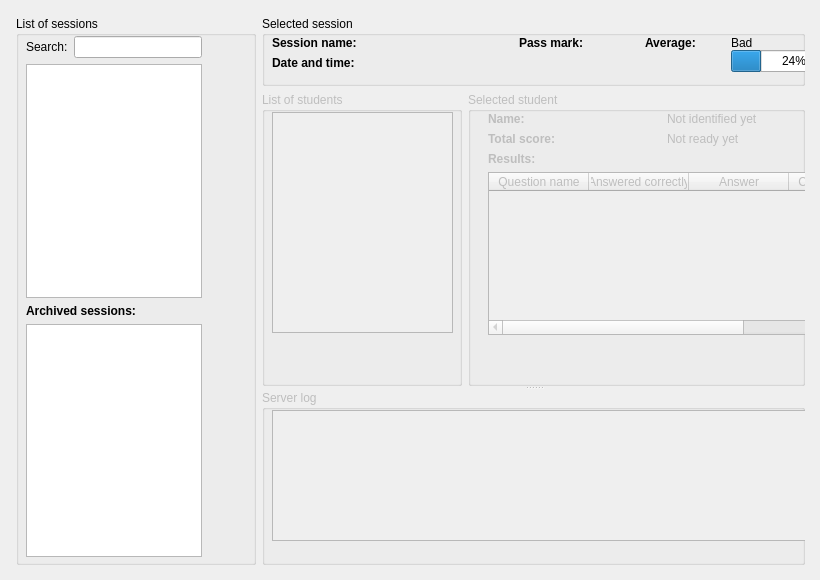
    <widget class="QWidget" name="savedSessionsPage" >
     <widget class="QWidget" name="savedSessionsGridLayout" >
      <property name="geometry" >
       <rect>
        <x>10</x>
        <y>10</y>
        <width>801</width>
        <height>561</height>
       </rect>
      </property>
      <layout class="QGridLayout" >
       <property name="leftMargin" >
        <number>6</number>
       </property>
       <property name="topMargin" >
        <number>6</number>
       </property>
       <property name="rightMargin" >
        <number>6</number>
       </property>
       <property name="bottomMargin" >
        <number>6</number>
       </property>
       <property name="horizontalSpacing" >
        <number>6</number>
       </property>
       <property name="verticalSpacing" >
        <number>6</number>
       </property>
       <item row="0" column="1" >
        <layout class="QVBoxLayout" >
         <property name="spacing" >
          <number>6</number>
         </property>
         <property name="leftMargin" >
          <number>0</number>
         </property>
         <property name="topMargin" >
          <number>0</number>
         </property>
         <property name="rightMargin" >
          <number>0</number>
         </property>
         <property name="bottomMargin" >
          <number>0</number>
         </property>
         <item>
          <widget class="QGroupBox" name="VSSCSGroupBox" >
           <property name="minimumSize" >
            <size>
             <width>0</width>
             <height>70</height>
            </size>
           </property>
           <property name="maximumSize" >
            <size>
             <width>16777215</width>
             <height>70</height>
            </size>
           </property>
           <property name="title" >
            <string>Selected session</string>
           </property>
           <widget class="QWidget" name="VSSCSGridLayout" >
            <property name="geometry" >
             <rect>
              <x>0</x>
              <y>10</y>
              <width>605</width>
              <height>70</height>
             </rect>
            </property>
            <layout class="QGridLayout" >
             <property name="leftMargin" >
              <number>10</number>
             </property>
             <property name="topMargin" >
              <number>10</number>
             </property>
             <property name="rightMargin" >
              <number>10</number>
             </property>
             <property name="bottomMargin" >
              <number>10</number>
             </property>
             <property name="horizontalSpacing" >
              <number>6</number>
             </property>
             <property name="verticalSpacing" >
              <number>6</number>
             </property>
             <item row="0" column="0" >
              <layout class="QVBoxLayout" >
               <property name="spacing" >
                <number>6</number>
               </property>
               <property name="leftMargin" >
                <number>0</number>
               </property>
               <property name="topMargin" >
                <number>0</number>
               </property>
               <property name="rightMargin" >
                <number>0</number>
               </property>
               <property name="bottomMargin" >
                <number>0</number>
               </property>
               <item>
                <layout class="QHBoxLayout" >
                 <property name="spacing" >
                  <number>6</number>
                 </property>
                 <property name="leftMargin" >
                  <number>0</number>
                 </property>
                 <property name="topMargin" >
                  <number>0</number>
                 </property>
                 <property name="rightMargin" >
                  <number>0</number>
                 </property>
                 <property name="bottomMargin" >
                  <number>0</number>
                 </property>
                 <item>
                  <widget class="QLabel" name="label_current_session_name" >
                   <property name="text" >
                    <string>&lt;b>Session name:&lt;/b></string>
                   </property>
                  </widget>
                 </item>
                 <item>
                  <widget class="QLabel" name="VSSNameLabel" >
                   <property name="minimumSize" >
                    <size>
                     <width>150</width>
                     <height>0</height>
                    </size>
                   </property>
                   <property name="statusTip" >
                    <string>Name of the selected session</string>
                   </property>
                  </widget>
                 </item>
                </layout>
               </item>
               <item>
                <layout class="QHBoxLayout" >
                 <property name="spacing" >
                  <number>6</number>
                 </property>
                 <property name="leftMargin" >
                  <number>0</number>
                 </property>
                 <property name="topMargin" >
                  <number>0</number>
                 </property>
                 <property name="rightMargin" >
                  <number>0</number>
                 </property>
                 <property name="bottomMargin" >
                  <number>0</number>
                 </property>
                 <item>
                  <widget class="QLabel" name="label_current_session_datetime" >
                   <property name="text" >
                    <string>&lt;b>Date and time:&lt;/b></string>
                   </property>
                  </widget>
                 </item>
                 <item>
                  <widget class="QLabel" name="VSSDateTimeLabel" >
                   <property name="minimumSize" >
                    <size>
                     <width>150</width>
                     <height>0</height>
                    </size>
                   </property>
                   <property name="statusTip" >
                    <string>Date and time of the selected session</string>
                   </property>
                  </widget>
                 </item>
                </layout>
               </item>
               <item>
                <spacer>
                 <property name="orientation" >
                  <enum>Qt::Vertical</enum>
                 </property>
                 <property name="sizeHint" >
                  <size>
                   <width>20</width>
                   <height>40</height>
                  </size>
                 </property>
                </spacer>
               </item>
              </layout>
             </item>
             <item row="0" column="3" >
              <layout class="QVBoxLayout" >
               <property name="spacing" >
                <number>6</number>
               </property>
               <property name="leftMargin" >
                <number>0</number>
               </property>
               <property name="topMargin" >
                <number>0</number>
               </property>
               <property name="rightMargin" >
                <number>0</number>
               </property>
               <property name="bottomMargin" >
                <number>0</number>
               </property>
               <item>
                <layout class="QVBoxLayout" >
                 <property name="spacing" >
                  <number>0</number>
                 </property>
                 <property name="leftMargin" >
                  <number>0</number>
                 </property>
                 <property name="topMargin" >
                  <number>0</number>
                 </property>
                 <property name="rightMargin" >
                  <number>0</number>
                 </property>
                 <property name="bottomMargin" >
                  <number>0</number>
                 </property>
                 <item>
                  <layout class="QHBoxLayout" >
                   <property name="spacing" >
                    <number>6</number>
                   </property>
                   <property name="leftMargin" >
                    <number>0</number>
                   </property>
                   <property name="topMargin" >
                    <number>0</number>
                   </property>
                   <property name="rightMargin" >
                    <number>0</number>
                   </property>
                   <property name="bottomMargin" >
                    <number>0</number>
                   </property>
                   <item>
                    <widget class="QLabel" name="label_overall_score_bad" >
                     <property name="text" >
                      <string>Bad</string>
                     </property>
                    </widget>
                   </item>
                   <item>
                    <spacer>
                     <property name="orientation" >
                      <enum>Qt::Horizontal</enum>
                     </property>
                     <property name="sizeHint" >
                      <size>
                       <width>40</width>
                       <height>10</height>
                      </size>
                     </property>
                    </spacer>
                   </item>
                   <item>
                    <widget class="QLabel" name="label_overall_score_good" >
                     <property name="text" >
                      <string>Good</string>
                     </property>
                    </widget>
                   </item>
                  </layout>
                 </item>
                 <item>
                  <widget class="QProgressBar" name="VSSOverallResultsProgressBar" >
                   <property name="statusTip" >
                    <string>Average result of the selected session</string>
                   </property>
                   <property name="value" >
                    <number>24</number>
                   </property>
                   <property name="alignment" >
                    <set>Qt::AlignHCenter</set>
                   </property>
                   <property name="orientation" >
                    <enum>Qt::Horizontal</enum>
                   </property>
                  </widget>
                 </item>
                 <item>
                  <spacer>
                   <property name="orientation" >
                    <enum>Qt::Vertical</enum>
                   </property>
                   <property name="sizeHint" >
                    <size>
                     <width>20</width>
                     <height>40</height>
                    </size>
                   </property>
                  </spacer>
                 </item>
                </layout>
               </item>
              </layout>
             </item>
             <item row="0" column="1" >
              <layout class="QVBoxLayout" >
               <property name="spacing" >
                <number>6</number>
               </property>
               <property name="leftMargin" >
                <number>0</number>
               </property>
               <property name="topMargin" >
                <number>0</number>
               </property>
               <property name="rightMargin" >
                <number>0</number>
               </property>
               <property name="bottomMargin" >
                <number>0</number>
               </property>
               <item>
                <layout class="QHBoxLayout" >
                 <property name="spacing" >
                  <number>6</number>
                 </property>
                 <property name="leftMargin" >
                  <number>0</number>
                 </property>
                 <property name="topMargin" >
                  <number>0</number>
                 </property>
                 <property name="rightMargin" >
                  <number>0</number>
                 </property>
                 <property name="bottomMargin" >
                  <number>0</number>
                 </property>
                 <item>
                  <widget class="QLabel" name="label_current_session_passmark" >
                   <property name="text" >
                    <string>&lt;b>Pass mark:&lt;/b></string>
                   </property>
                  </widget>
                 </item>
                 <item>
                  <widget class="QLabel" name="VSSPassMarkLabel" >
                   <property name="minimumSize" >
                    <size>
                     <width>50</width>
                     <height>0</height>
                    </size>
                   </property>
                   <property name="statusTip" >
                    <string>The minimum number of correct answers to pass this exam</string>
                   </property>
                  </widget>
                 </item>
                </layout>
               </item>
               <item>
                <spacer>
                 <property name="orientation" >
                  <enum>Qt::Vertical</enum>
                 </property>
                 <property name="sizeHint" >
                  <size>
                   <width>20</width>
                   <height>40</height>
                  </size>
                 </property>
                </spacer>
               </item>
              </layout>
             </item>
             <item row="0" column="2" >
              <layout class="QVBoxLayout" >
               <property name="spacing" >
                <number>6</number>
               </property>
               <property name="leftMargin" >
                <number>0</number>
               </property>
               <property name="topMargin" >
                <number>0</number>
               </property>
               <property name="rightMargin" >
                <number>0</number>
               </property>
               <property name="bottomMargin" >
                <number>0</number>
               </property>
               <item>
                <widget class="QLabel" name="label_overall_results" >
                 <property name="minimumSize" >
                  <size>
                   <width>80</width>
                   <height>0</height>
                  </size>
                 </property>
                 <property name="maximumSize" >
                  <size>
                   <width>120</width>
                   <height>16777215</height>
                  </size>
                 </property>
                 <property name="text" >
                  <string>&lt;b>Average:&lt;/b></string>
                 </property>
                </widget>
               </item>
               <item>
                <spacer>
                 <property name="orientation" >
                  <enum>Qt::Vertical</enum>
                 </property>
                 <property name="sizeHint" >
                  <size>
                   <width>20</width>
                   <height>40</height>
                  </size>
                 </property>
                </spacer>
               </item>
              </layout>
             </item>
            </layout>
           </widget>
          </widget>
         </item>
         <item>
          <widget class="QSplitter" name="VSSSplitter" >
           <property name="orientation" >
            <enum>Qt::Vertical</enum>
           </property>
           <property name="opaqueResize" >
            <bool>false</bool>
           </property>
           <widget class="QWidget" name="layoutWidget" >
            <layout class="QHBoxLayout" >
             <property name="spacing" >
              <number>6</number>
             </property>
             <property name="leftMargin" >
              <number>0</number>
             </property>
             <property name="topMargin" >
              <number>0</number>
             </property>
             <property name="rightMargin" >
              <number>0</number>
             </property>
             <property name="bottomMargin" >
              <number>0</number>
             </property>
             <item>
              <widget class="QGroupBox" name="VSSClientsGroupBox" >
               <property name="enabled" >
                <bool>false</bool>
               </property>
               <property name="maximumSize" >
                <size>
                 <width>200</width>
                 <height>16777215</height>
                </size>
               </property>
               <property name="title" >
                <string>List of students</string>
               </property>
               <widget class="QWidget" name="VSSClientsGridLayout" >
                <property name="geometry" >
                 <rect>
                  <x>0</x>
                  <y>10</y>
                  <width>201</width>
                  <height>241</height>
                 </rect>
                </property>
                <layout class="QGridLayout" >
                 <property name="leftMargin" >
                  <number>10</number>
                 </property>
                 <property name="topMargin" >
                  <number>10</number>
                 </property>
                 <property name="rightMargin" >
                  <number>10</number>
                 </property>
                 <property name="bottomMargin" >
                  <number>10</number>
                 </property>
                 <property name="horizontalSpacing" >
                  <number>6</number>
                 </property>
                 <property name="verticalSpacing" >
                  <number>6</number>
                 </property>
                 <item row="0" column="0" >
                  <widget class="QListWidget" name="VSSLCListWidget" >
                   <property name="statusTip" >
                    <string>Select a student to get more information</string>
                   </property>
                  </widget>
                 </item>
                </layout>
               </widget>
              </widget>
             </item>
             <item>
              <widget class="QGroupBox" name="VSSSelectedClientGroupBox" >
               <property name="enabled" >
                <bool>false</bool>
               </property>
               <property name="title" >
                <string>Selected student</string>
               </property>
               <widget class="QWidget" name="VSSSelectedClientGridLayout" >
                <property name="geometry" >
                 <rect>
                  <x>10</x>
                  <y>10</y>
                  <width>371</width>
                  <height>243</height>
                 </rect>
                </property>
                <layout class="QGridLayout" >
                 <property name="leftMargin" >
                  <number>10</number>
                 </property>
                 <property name="topMargin" >
                  <number>10</number>
                 </property>
                 <property name="rightMargin" >
                  <number>10</number>
                 </property>
                 <property name="bottomMargin" >
                  <number>10</number>
                 </property>
                 <property name="horizontalSpacing" >
                  <number>6</number>
                 </property>
                 <property name="verticalSpacing" >
                  <number>6</number>
                 </property>
                 <item row="4" column="0" >
                  <widget class="QTableWidget" name="VSSSCResultsTableWidget" >
                   <property name="statusTip" >
                    <string>The selected student's exam results</string>
                   </property>
                   <column>
                    <property name="text" >
                     <string>Question name</string>
                    </property>
                   </column>
                   <column>
                    <property name="text" >
                     <string>Answered correctly</string>
                    </property>
                   </column>
                   <column>
                    <property name="text" >
                     <string>Answer</string>
                    </property>
                   </column>
                   <column>
                    <property name="text" >
                     <string>Correct answer</string>
                    </property>
                   </column>
                  </widget>
                 </item>
                 <item row="2" column="0" >
                  <layout class="QHBoxLayout" >
                   <property name="spacing" >
                    <number>6</number>
                   </property>
                   <property name="leftMargin" >
                    <number>0</number>
                   </property>
                   <property name="topMargin" >
                    <number>0</number>
                   </property>
                   <property name="rightMargin" >
                    <number>0</number>
                   </property>
                   <property name="bottomMargin" >
                    <number>0</number>
                   </property>
                   <item>
                    <widget class="QLabel" name="VSSSC_label_2" >
                     <property name="text" >
                      <string>&lt;b>Total score:&lt;/b></string>
                     </property>
                     <property name="textFormat" >
                      <enum>Qt::RichText</enum>
                     </property>
                    </widget>
                   </item>
                   <item>
                    <widget class="QLabel" name="VSSSCScoreLabel" >
                     <property name="statusTip" >
                      <string>The selected student's total score</string>
                     </property>
                     <property name="text" >
                      <string>Not ready yet</string>
                     </property>
                    </widget>
                   </item>
                  </layout>
                 </item>
                 <item row="3" column="0" >
                  <widget class="QLabel" name="VSSSC_label_3" >
                   <property name="text" >
                    <string>&lt;b>Results:&lt;/b></string>
                   </property>
                   <property name="textFormat" >
                    <enum>Qt::RichText</enum>
                   </property>
                  </widget>
                 </item>
                 <item row="0" column="0" >
                  <layout class="QHBoxLayout" >
                   <property name="spacing" >
                    <number>6</number>
                   </property>
                   <property name="leftMargin" >
                    <number>0</number>
                   </property>
                   <property name="topMargin" >
                    <number>0</number>
                   </property>
                   <property name="rightMargin" >
                    <number>0</number>
                   </property>
                   <property name="bottomMargin" >
                    <number>0</number>
                   </property>
                   <item>
                    <widget class="QLabel" name="VSSSC_label_1" >
                     <property name="text" >
                      <string>&lt;b>Name:&lt;/b></string>
                     </property>
                     <property name="textFormat" >
                      <enum>Qt::RichText</enum>
                     </property>
                    </widget>
                   </item>
                   <item>
                    <widget class="QLabel" name="VSSSCNameLabel" >
                     <property name="statusTip" >
                      <string>The selected student's name</string>
                     </property>
                     <property name="text" >
                      <string>Not identified yet</string>
                     </property>
                    </widget>
                   </item>
                  </layout>
                 </item>
                </layout>
               </widget>
              </widget>
             </item>
            </layout>
           </widget>
           <widget class="QGroupBox" name="VSSLogGroupBox" >
            <property name="enabled" >
             <bool>false</bool>
            </property>
            <property name="minimumSize" >
             <size>
              <width>0</width>
              <height>70</height>
             </size>
            </property>
            <property name="maximumSize" >
             <size>
              <width>16777215</width>
              <height>175</height>
             </size>
            </property>
            <property name="title" >
             <string>Server log</string>
            </property>
            <widget class="QWidget" name="VSSLogGridLayout" >
             <property name="geometry" >
              <rect>
               <x>0</x>
               <y>10</y>
               <width>591</width>
               <height>151</height>
              </rect>
             </property>
             <layout class="QGridLayout" >
              <property name="leftMargin" >
               <number>10</number>
              </property>
              <property name="topMargin" >
               <number>10</number>
              </property>
              <property name="rightMargin" >
               <number>10</number>
              </property>
              <property name="bottomMargin" >
               <number>10</number>
              </property>
              <property name="horizontalSpacing" >
               <number>6</number>
              </property>
              <property name="verticalSpacing" >
               <number>6</number>
              </property>
              <item row="0" column="0" >
               <widget class="QListWidget" name="VSSSLListWidget" >
                <property name="statusTip" >
                 <string>Server log</string>
                </property>
               </widget>
              </item>
             </layout>
            </widget>
           </widget>
          </widget>
         </item>
        </layout>
       </item>
       <item row="0" column="0" >
        <widget class="QGroupBox" name="VSSLSGroupBox" >
         <property name="minimumSize" >
          <size>
           <width>240</width>
           <height>0</height>
          </size>
         </property>
         <property name="maximumSize" >
          <size>
           <width>240</width>
           <height>16777215</height>
          </size>
         </property>
         <property name="title" >
          <string>List of sessions</string>
         </property>
         <widget class="QWidget" name="VSSLSGridLayout" >
          <property name="geometry" >
           <rect>
            <x>0</x>
            <y>10</y>
            <width>196</width>
            <height>541</height>
           </rect>
          </property>
          <layout class="QGridLayout" >
           <property name="leftMargin" >
            <number>10</number>
           </property>
           <property name="topMargin" >
            <number>10</number>
           </property>
           <property name="rightMargin" >
            <number>10</number>
           </property>
           <property name="bottomMargin" >
            <number>10</number>
           </property>
           <property name="horizontalSpacing" >
            <number>6</number>
           </property>
           <property name="verticalSpacing" >
            <number>6</number>
           </property>
           <item row="0" column="0" >
            <layout class="QHBoxLayout" >
             <property name="spacing" >
              <number>6</number>
             </property>
             <property name="leftMargin" >
              <number>0</number>
             </property>
             <property name="topMargin" >
              <number>0</number>
             </property>
             <property name="rightMargin" >
              <number>0</number>
             </property>
             <property name="bottomMargin" >
              <number>0</number>
             </property>
             <item>
              <widget class="QLabel" name="label_search_sessions" >
               <property name="text" >
                <string>Search:</string>
               </property>
              </widget>
             </item>
             <item>
              <widget class="QLineEdit" name="VSSLSSearchLineEdit" >
               <property name="statusTip" >
                <string>Type a keyword to filter the list below</string>
               </property>
              </widget>
             </item>
            </layout>
           </item>
           <item row="3" column="0" >
            <widget class="QListWidget" name="VSSLASListWidget" >
             <property name="statusTip" >
              <string>Double click a session to view</string>
             </property>
            </widget>
           </item>
           <item row="1" column="0" >
            <widget class="QListWidget" name="VSSLSListWidget" >
             <property name="statusTip" >
              <string>Double click a session to view</string>
             </property>
            </widget>
           </item>
           <item row="2" column="0" >
            <widget class="QLabel" name="label_archived_sessions" >
             <property name="text" >
              <string>&lt;b>Archived sessions:&lt;/b></string>
             </property>
            </widget>
           </item>
          </layout>
         </widget>
        </widget>
       </item>
      </layout>
     </widget>
    </widget>
